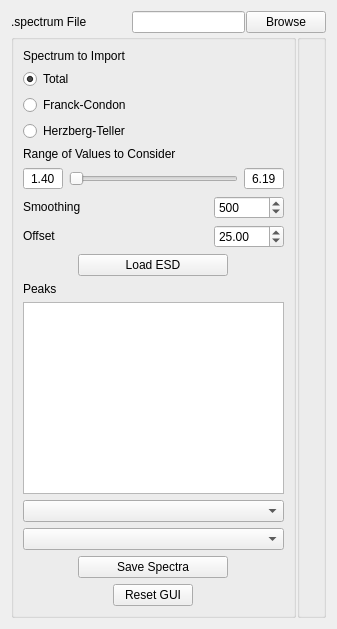
      <widget class="QWidget" name="tab_4">
       <attribute name="title">
        <string>Import ESD</string>
       </attribute>
       <layout class="QVBoxLayout" name="verticalLayout_12">
        <property name="spacing">
         <number>1</number>
        </property>
        <item>
         <layout class="QHBoxLayout" name="horizontalLayout_11">
          <item>
           <widget class="QLabel" name="label_11">
            <property name="sizePolicy">
             <sizepolicy hsizetype="Maximum" vsizetype="Preferred">
              <horstretch>0</horstretch>
              <verstretch>0</verstretch>
             </sizepolicy>
            </property>
            <property name="minimumSize">
             <size>
              <width>120</width>
              <height>0</height>
             </size>
            </property>
            <property name="maximumSize">
             <size>
              <width>120</width>
              <height>16777215</height>
             </size>
            </property>
            <property name="text">
             <string>.spectrum File</string>
            </property>
           </widget>
          </item>
          <item>
           <widget class="QLineEdit" name="esd_spectrum_text">
            <property name="readOnly">
             <bool>false</bool>
            </property>
           </widget>
          </item>
          <item>
           <widget class="QPushButton" name="esd_spectrum_button">
            <property name="text">
             <string>Browse</string>
            </property>
           </widget>
          </item>
         </layout>
        </item>
        <item>
         <layout class="QHBoxLayout" name="horizontalLayout_12">
          <item>
           <widget class="QGroupBox" name="verticalGroupBox_3">
            <property name="minimumSize">
             <size>
              <width>285</width>
              <height>0</height>
             </size>
            </property>
            <property name="maximumSize">
             <size>
              <width>285</width>
              <height>16777215</height>
             </size>
            </property>
            <layout class="QVBoxLayout" name="verticalLayout_8">
             <item>
              <layout class="QVBoxLayout" name="verticalLayout_9">
               <item>
                <widget class="QLabel" name="label_14">
                 <property name="sizePolicy">
                  <sizepolicy hsizetype="Preferred" vsizetype="Maximum">
                   <horstretch>0</horstretch>
                   <verstretch>0</verstretch>
                  </sizepolicy>
                 </property>
                 <property name="text">
                  <string>Spectrum to Import</string>
                 </property>
                </widget>
               </item>
               <item>
                <widget class="QRadioButton" name="esd_total">
                 <property name="sizePolicy">
                  <sizepolicy hsizetype="Minimum" vsizetype="Maximum">
                   <horstretch>0</horstretch>
                   <verstretch>0</verstretch>
                  </sizepolicy>
                 </property>
                 <property name="text">
                  <string>Total</string>
                 </property>
                 <property name="checked">
                  <bool>true</bool>
                 </property>
                </widget>
               </item>
               <item>
                <widget class="QRadioButton" name="esd_fc">
                 <property name="sizePolicy">
                  <sizepolicy hsizetype="Minimum" vsizetype="Maximum">
                   <horstretch>0</horstretch>
                   <verstretch>0</verstretch>
                  </sizepolicy>
                 </property>
                 <property name="text">
                  <string>Franck-Condon</string>
                 </property>
                </widget>
               </item>
               <item>
                <widget class="QRadioButton" name="esd_ht">
                 <property name="sizePolicy">
                  <sizepolicy hsizetype="Minimum" vsizetype="Maximum">
                   <horstretch>0</horstretch>
                   <verstretch>0</verstretch>
                  </sizepolicy>
                 </property>
                 <property name="text">
                  <string>Herzberg-Teller</string>
                 </property>
                </widget>
               </item>
              </layout>
             </item>
             <item>
              <widget class="QLabel" name="label_12">
               <property name="sizePolicy">
                <sizepolicy hsizetype="Maximum" vsizetype="Maximum">
                 <horstretch>0</horstretch>
                 <verstretch>0</verstretch>
                </sizepolicy>
               </property>
               <property name="text">
                <string>Range of Values to Consider</string>
               </property>
              </widget>
             </item>
             <item>
              <layout class="QHBoxLayout" name="horizontalLayout_13">
               <item>
                <widget class="QDoubleSpinBox" name="esd_range_min">
                 <property name="maximumSize">
                  <size>
                   <width>40</width>
                   <height>16777215</height>
                  </size>
                 </property>
                 <property name="alignment">
                  <set>Qt::AlignCenter</set>
                 </property>
                 <property name="buttonSymbols">
                  <enum>QAbstractSpinBox::NoButtons</enum>
                 </property>
                 <property name="minimum">
                  <double>1.400000000000000</double>
                 </property>
                 <property name="maximum">
                  <double>6.190000000000000</double>
                 </property>
                 <property name="singleStep">
                  <double>0.010000000000000</double>
                 </property>
                 <property name="value">
                  <double>1.400000000000000</double>
                 </property>
                </widget>
               </item>
               <item>
                <widget class="QRangeSlider" name="esd_range">
                 <property name="sizePolicy">
                  <sizepolicy hsizetype="Minimum" vsizetype="Fixed">
                   <horstretch>0</horstretch>
                   <verstretch>0</verstretch>
                  </sizepolicy>
                 </property>
                 <property name="minimum">
                  <number>140</number>
                 </property>
                 <property name="maximum">
                  <number>619</number>
                 </property>
                 <property name="orientation">
                  <enum>Qt::Horizontal</enum>
                 </property>
                </widget>
               </item>
               <item>
                <widget class="QDoubleSpinBox" name="esd_range_max">
                 <property name="maximumSize">
                  <size>
                   <width>40</width>
                   <height>16777215</height>
                  </size>
                 </property>
                 <property name="alignment">
                  <set>Qt::AlignCenter</set>
                 </property>
                 <property name="buttonSymbols">
                  <enum>QAbstractSpinBox::NoButtons</enum>
                 </property>
                 <property name="minimum">
                  <double>1.400000000000000</double>
                 </property>
                 <property name="maximum">
                  <double>6.900000000000000</double>
                 </property>
                 <property name="singleStep">
                  <double>0.010000000000000</double>
                 </property>
                 <property name="value">
                  <double>6.190000000000000</double>
                 </property>
                </widget>
               </item>
              </layout>
             </item>
             <item>
              <layout class="QHBoxLayout" name="horizontalLayout_14">
               <item>
                <widget class="QLabel" name="label_13">
                 <property name="sizePolicy">
                  <sizepolicy hsizetype="Preferred" vsizetype="Maximum">
                   <horstretch>0</horstretch>
                   <verstretch>0</verstretch>
                  </sizepolicy>
                 </property>
                 <property name="text">
                  <string>Smoothing</string>
                 </property>
                </widget>
               </item>
               <item>
                <widget class="QSpinBox" name="esd_smoothing">
                 <property name="maximumSize">
                  <size>
                   <width>70</width>
                   <height>16777215</height>
                  </size>
                 </property>
                 <property name="minimum">
                  <number>1</number>
                 </property>
                 <property name="maximum">
                  <number>1000</number>
                 </property>
                 <property name="singleStep">
                  <number>10</number>
                 </property>
                 <property name="value">
                  <number>500</number>
                 </property>
                </widget>
               </item>
              </layout>
             </item>
             <item>
              <layout class="QHBoxLayout" name="horizontalLayout_15">
               <item>
                <widget class="QLabel" name="label_15">
                 <property name="sizePolicy">
                  <sizepolicy hsizetype="Preferred" vsizetype="Maximum">
                   <horstretch>0</horstretch>
                   <verstretch>0</verstretch>
                  </sizepolicy>
                 </property>
                 <property name="text">
                  <string>Offset</string>
                 </property>
                </widget>
               </item>
               <item>
                <widget class="QDoubleSpinBox" name="esd_offset">
                 <property name="maximumSize">
                  <size>
                   <width>70</width>
                   <height>16777215</height>
                  </size>
                 </property>
                 <property name="maximum">
                  <double>50.000000000000000</double>
                 </property>
                 <property name="value">
                  <double>25.000000000000000</double>
                 </property>
                </widget>
               </item>
              </layout>
             </item>
             <item>
              <layout class="QHBoxLayout" name="horizontalLayout_39">
               <item>
                <widget class="QPushButton" name="esd_load">
                 <property name="maximumSize">
                  <size>
                   <width>150</width>
                   <height>16777215</height>
                  </size>
                 </property>
                 <property name="text">
                  <string>Load ESD</string>
                 </property>
                </widget>
               </item>
              </layout>
             </item>
             <item>
              <widget class="QLabel" name="label_19">
               <property name="sizePolicy">
                <sizepolicy hsizetype="Preferred" vsizetype="Maximum">
                 <horstretch>0</horstretch>
                 <verstretch>0</verstretch>
                </sizepolicy>
               </property>
               <property name="text">
                <string>Peaks</string>
               </property>
              </widget>
             </item>
             <item>
              <widget class="QPlainTextEdit" name="esd_output">
               <property name="undoRedoEnabled">
                <bool>false</bool>
               </property>
               <property name="readOnly">
                <bool>true</bool>
               </property>
              </widget>
             </item>
             <item>
              <widget class="QComboBox" name="esd_fluorophore">
               <property name="maximumSize">
                <size>
                 <width>16777215</width>
                 <height>16777215</height>
                </size>
               </property>
              </widget>
             </item>
             <item>
              <widget class="QComboBox" name="esd_solvent">
               <property name="maximumSize">
                <size>
                 <width>16777215</width>
                 <height>16777215</height>
                </size>
               </property>
              </widget>
             </item>
             <item>
              <layout class="QHBoxLayout" name="horizontalLayout_37">
               <item>
                <widget class="QPushButton" name="esd_save">
                 <property name="maximumSize">
                  <size>
                   <width>150</width>
                   <height>16777215</height>
                  </size>
                 </property>
                 <property name="text">
                  <string>Save Spectra</string>
                 </property>
                </widget>
               </item>
              </layout>
             </item>
             <item>
              <layout class="QHBoxLayout" name="horizontalLayout_36">
               <item>
                <widget class="QPushButton" name="esd_reset">
                 <property name="sizePolicy">
                  <sizepolicy hsizetype="Maximum" vsizetype="Fixed">
                   <horstretch>0</horstretch>
                   <verstretch>0</verstretch>
                  </sizepolicy>
                 </property>
                 <property name="text">
                  <string>Reset GUI</string>
                 </property>
                </widget>
               </item>
              </layout>
             </item>
            </layout>
           </widget>
          </item>
          <item>
           <widget class="QGroupBox" name="esd_frame">
            <property name="sizePolicy">
             <sizepolicy hsizetype="Expanding" vsizetype="Expanding">
              <horstretch>0</horstretch>
              <verstretch>0</verstretch>
             </sizepolicy>
            </property>
           </widget>
          </item>
         </layout>
        </item>
       </layout>
      </widget>
